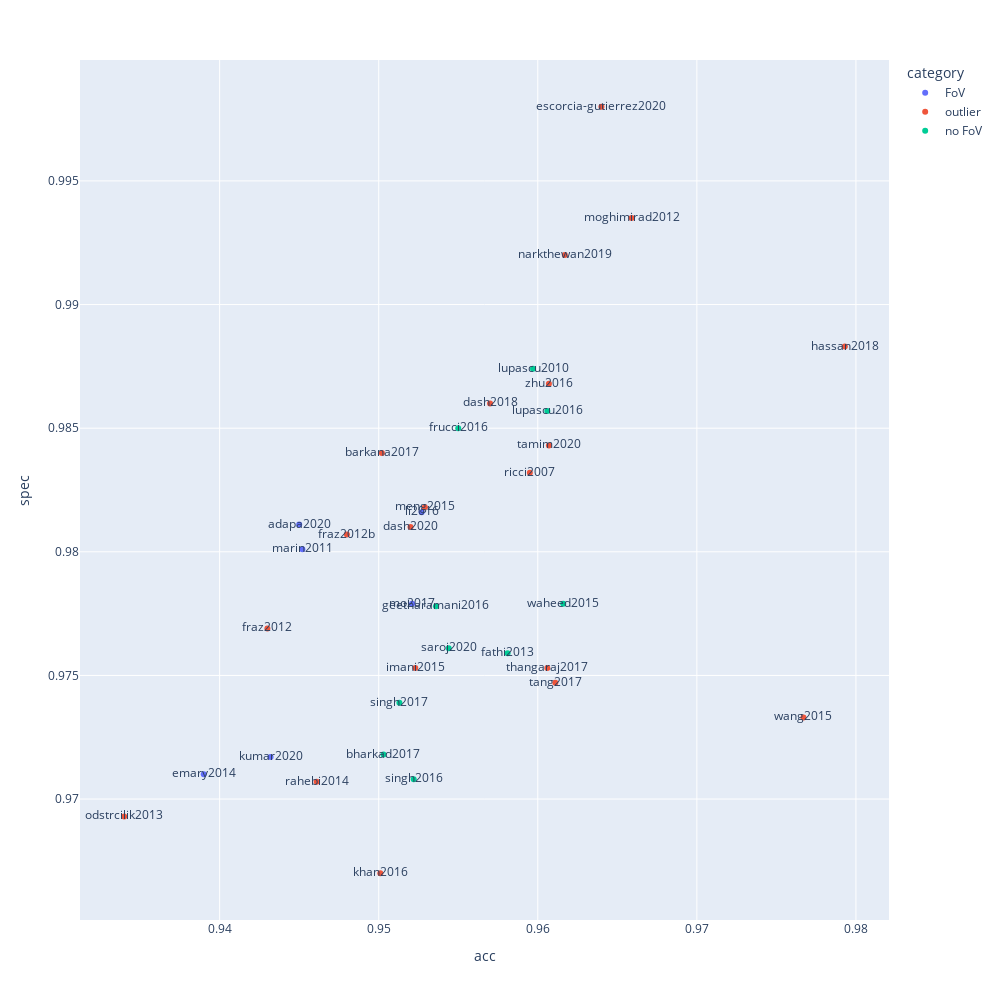

Notebook cell for this chart:
### Code cell
px.scatter(reduced[reduced['category'].notnull()], x='acc', y='spec', text='key', color='category', width=1000, height=1000)

### Figure 1 — Plotly figure (JSON) as saved in the notebook; plotly's stock layout.template omitted (floating-point values rounded to 4 significant figures)
{"data": [{"hovertemplate": "category=FoV<br>acc=%{x}<br>spec=%{y}<br>key=%{text}<extra></extra>", "legendgroup": "FoV", "marker": {"color": "#636efa", "symbol": "circle"}, "mode": "markers+text", "name": "FoV", "orientation": "v", "showlegend": true, "text": ["adapa2020", "emary2014", "li2016", "marin2011", "mo2017", "kumar2020"], "type": "scatter", "x": [0.945, 0.939, 0.9527, 0.9452, 0.9521, 0.9432], "xaxis": "x", "y": [0.9811, 0.971, 0.9816, 0.9801, 0.9779, 0.9717], "yaxis": "y"}, {"hovertemplate": "category=outlier<br>acc=%{x}<br>spec=%{y}<br>key=%{text}<extra></extra>", "legendgroup": "outlier", "marker": {"color": "#EF553B", "symbol": "circle"}, "mode": "markers+text", "name": "outlier", "orientation": "v", "showlegend": true, "text": ["barkana2017", "dash2018", "escorcia-gutierrez2020", "fraz2012", "fraz2012b", "hassan2018", "imani2015", "khan2016", "meng2015", "moghimirad2012", "odstrcilik2013", "rahebi2014", "ricci2007", "tamim2020", "tang2017", "thangaraj2017", "wang2015", "zhu2016", "dash2020", "narkthewan2019"], "type": "scatter", "x": [0.9502, 0.957, 0.964, 0.943, 0.948, 0.9793, 0.9523, 0.9501, 0.9529, 0.9659, 0.934, 0.9461, 0.9595, 0.9607, 0.9611, 0.9606, 0.9767, 0.9607, 0.952, 0.9617], "xaxis": "x", "y": [0.984, 0.986, 0.998, 0.9769, 0.9807, 0.9883, 0.9753, 0.967, 0.9818, 0.9935, 0.9693, 0.9707, 0.9832, 0.9843, 0.9747, 0.9753, 0.9733, 0.9868, 0.981, 0.992], "yaxis": "y"}, {"hovertemplate": "category=no FoV<br>acc=%{x}<br>spec=%{y}<br>key=%{text}<extra></extra>", "legendgroup": "no FoV", "marker": {"color": "#00cc96", "symbol": "circle"}, "mode": "markers+text", "name": "no FoV", "orientation": "v", "showlegend": true, "text": ["fathi2013", "frucci2016", "geetharamani2016", "lupascu2010", "saroj2020", "singh2016", "singh2017", "waheed2015", "bharkad2017", "lupascu2016"], "type": "scatter", "x": [0.9581, 0.955, 0.9536, 0.9597, 0.9544, 0.9522, 0.9513, 0.9616, 0.9503, 0.9606], "xaxis": "x", "y": [0.9759, 0.985, 0.9778, 0.9874, 0.9761, 0.9708, 0.9739, 0.9779, 0.9718, 0.9857], "yaxis": "y"}], "layout": {"height": 1000, "legend": {"title": {"text": "category"}, "tracegroupgap": 0}, "margin": {"t": 60}, "width": 1000, "xaxis": {"anchor": "y", "domain": [0, 1], "title": {"text": "acc"}}, "yaxis": {"anchor": "x", "domain": [0, 1], "title": {"text": "spec"}}}}
